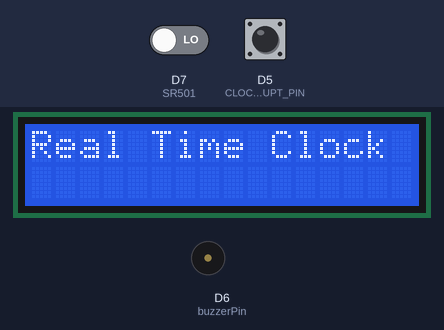
Recording of a sketch running on a simulated ESP8266 (NodeMCU). Parts: 16×2 character LCD, buzzer (waves = sounding, pin HIGH). Inputs (shaded band) come from the test bench; at power-on: D5 (CLOCK_INTERRUPT_PIN) HIGH, D7 (SR501) LOW. The local clock reads 2024-03-15 10:24:30 at power-on unless the sketch sets it; what the sketch prints to the serial monitor is not drawn.

Above: at 0.1 s.
At 4.2 s:
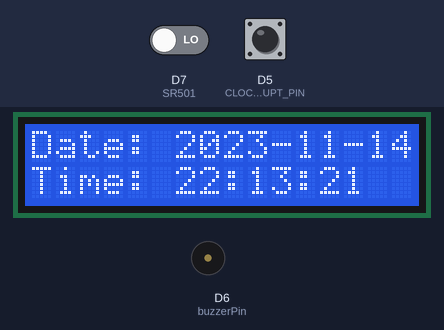
4.3 s: D5 (CLOCK_INTERRUPT_PIN) pulled LOW for 1.3 s
At 4.8 s:
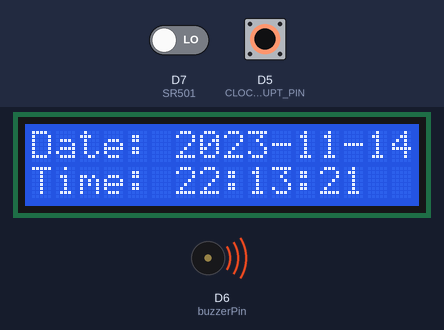
9.7 s: D7 (SR501) driven HIGH
12.8 s: D7 (SR501) driven LOW
Timing chart, 0 to 15.8 s (numbered marks = the images above; inputs shaded):
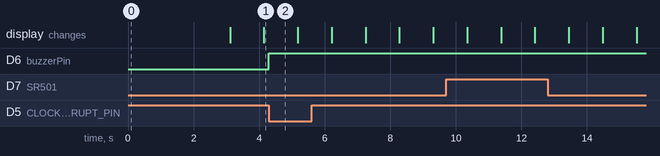

The sketch:

main.ino
```cpp
#include <LiquidCrystal_I2C.h>
#include "RTClib.h"
#include <Wire.h> // Library for I2C communication
#include <SPI.h>  // not used here, but needed to prevent a RTClib compile error

//others
#define buzzerPin D6
int f_stop_counting_timeUntilAlarm = 1;
int f_to_prevent_2nd_afjustment_if_any = 1;
const int sleep_cycle_duration = 120;
const int length_of_first_2_stages = 60;
int total_minute_after_adjust = 0;
int total_minutes_slept = 0;
int updated_hour = 0;
int updated_minute = 0;
int time_to_fall_asleep = 5;   //assume that an average being will fall asleep in 20 minutes

//defines variables for SR04
#define trigPin D4
#define echoPin D3
long duration;
int distance;

//defines variables for SR501
#define SR501 D7
int sleepyTime = 0;
bool state = false;

//defines variables for RTC
int Year = 2023;
int Month = 12;
int Day = 21;
int Hour = 11;
int Minute = 00;
int Second = 0;
#define CLOCK_INTERRUPT_PIN D5

// initialize object, class, etc
RTC_DS3231 RTC;
LiquidCrystal_I2C lcd = LiquidCrystal_I2C(0x27, 16, 2);    // set LCD address, number of columns and rows
DateTime startSleepingTime;
DateTime updatedAlarmTime;
TimeSpan timeUntilAlarm = 0;

void setup()
{
  //basic setup
  Serial.begin(57600);
  //buzzer
  pinMode(buzzerPin, OUTPUT);

  //SR04
  pinMode(trigPin,OUTPUT);   // trig phát tín hiệu    //setup for sr04
  pinMode(echoPin,INPUT);    // echo nhận tín hiệu

  //initialize LCD
  lcd.init();
  lcd.backlight();
  lcd.setCursor(0, 0);
  lcd.print("Real Time Clock");
  delay(3000);
  lcd.clear();

  //RTC
  RTC.begin();  // Init RTC
  RTC.adjust(DateTime(F(__DATE__), F(__TIME__)));  // Time and date is expanded to date and time on your computer at compiletime
  pinMode(CLOCK_INTERRUPT_PIN, INPUT_PULLUP);
  attachInterrupt(digitalPinToInterrupt(CLOCK_INTERRUPT_PIN), onAlarm, FALLING);
  RTC.clearAlarm(1);
  RTC.clearAlarm(2);
  RTC.disable32K();
  RTC.writeSqwPinMode(DS3231_OFF);
  RTC.disableAlarm(2);

  //SR501
  pinMode(SR501, INPUT);
}


void loop()
{
  DateTime now = RTC.now();

  DateTime alarmTime(Year, Month, Day, Hour, Minute, Second); // Year, Month, Day, Hour, Minute, Second

  if(!RTC.setAlarm1(alarmTime, DS3231_A1_Date)) // Set the mode for the alarm trigger
  {
    Serial.println("Error, alarm wasn't set!");
  }

  // Display on LCD & serial monitor
  displayDateTime(now);

  // Check for the alarm
  if (RTC.alarmFired(1))
  {
    Serial.println("Alarm occurred!");
    digitalWrite(buzzerPin, HIGH);
    Serial.println("Give me your hand to stop!");
    howToStop();
  }

  //now count sleep time
  countSleepyTime();

  // Calculate time until alarm only when sleepyTime has reached time_to_fall_asleep
  timeUntilAlarmFunction(alarmTime);

  //now update alarm time so no one wakes up at REM stage
  updateAlarm(alarmTime);

}

void displayDateTime(DateTime currentTime)
{
  //print to serial moniter
  Serial.print(currentTime.year(), DEC);
  Serial.print('/');
  Serial.print(currentTime.month(), DEC);
  Serial.print('/');
  Serial.print(currentTime.day(), DEC);
  Serial.print(' ');
  Serial.print(currentTime.hour(), DEC);
  Serial.print(':');
  Serial.print(currentTime.minute(), DEC);
  Serial.print(':');
  Serial.print(currentTime.second(), DEC);
  Serial.println();

  //then LCD
  lcd.clear(); // Clear the LCD

  lcd.setCursor(0, 0);
  lcd.print("Date: ");
  lcd.print(currentTime.year(), DEC);
  lcd.print("-");
  lcd.print(currentTime.month(), DEC);
  lcd.print("-");
  lcd.print(currentTime.day(), DEC);

  lcd.setCursor(0, 1);
  lcd.print("Time: ");
  lcd.print(currentTime.hour(), DEC);
  lcd.print(":");
  lcd.print(currentTime.minute(), DEC);
  lcd.print(":");
  lcd.print(currentTime.second(), DEC);

  delay(1000); // Delay to control LCD refresh rate
}

ICACHE_RAM_ATTR void onAlarm()
{
  Serial.println("Alarm occurred!");
  digitalWrite(D6, HIGH);
}

void howToStop()
{
  digitalWrite(trigPin, LOW);
  delayMicroseconds(2);
  digitalWrite(trigPin, HIGH);
  delayMicroseconds(10);
  digitalWrite(trigPin, LOW);

  duration = pulseIn(echoPin, HIGH);
  distance = int(duration / 2 / 29.412);

  // If the hand is within 20cm, stop the alarm
  if (distance < 20) {
    Serial.println("Hand detected. Stopping alarm.");
    RTC.clearAlarm(1);
    digitalWrite(D6, LOW); // Turn off the alarm indicator - buzzer
  }

  //set this to 0
  f_stop_counting_timeUntilAlarm = 0;
}

void countSleepyTime()
{
  if(digitalRead(SR501) == HIGH)
  {
    //Serial.println("Motion detected! Start counting!");
    state = true;
  }
  else{}

  if(state == true)
  {
    sleepyTime++;
    Serial.print("Time Slept: ");
    Serial.println(sleepyTime);
    Serial.println();

    if(sleepyTime < time_to_fall_asleep)
    {
      if(digitalRead(SR501) == HIGH)
      {
        sleepyTime = 0;
      }
    }

    if(sleepyTime == time_to_fall_asleep)
    {
      startSleepingTime = RTC.now();
      Serial.print("This is startSleepingTime value: ");
      Serial.print(startSleepingTime.hour(), DEC);
      Serial.print(':');
      Serial.print(startSleepingTime.minute(), DEC);
      Serial.print(':');
      Serial.print(startSleepingTime.second(), DEC);
      Serial.println();
    }

    if(digitalRead(SR501) == HIGH)
    {
        sleepyTime = sleepyTime - 1;
    }
  }
}

void timeUntilAlarmFunction(DateTime alarmTime)
{
  if(sleepyTime < time_to_fall_asleep)
  {
    Serial.print("Not yet");
    Serial.println();
  }
  else if(sleepyTime == time_to_fall_asleep)
  {
    timeUntilAlarm = alarmTime - startSleepingTime;
    Serial.print("Time until alarm: ");
    Serial.print(timeUntilAlarm.days());
    Serial.print(" days ");
    Serial.print(timeUntilAlarm.hours());
    Serial.print(" hours ");
    Serial.print(timeUntilAlarm.minutes()); // Minutes left
    Serial.print(" minutes ");
    Serial.println();
  }
  else
  {
    if(f_stop_counting_timeUntilAlarm)
    {
      TimeSpan timeLeftUntilAlarm = alarmTime - RTC.now();
      Serial.print("Time left until alarm: ");
      Serial.print(timeLeftUntilAlarm.days());
      Serial.print(" days ");
      Serial.print(timeLeftUntilAlarm.hours());
      Serial.print(" hours ");
      Serial.print(timeLeftUntilAlarm.minutes()); // Minutes left
      Serial.print(" minutes ");
      Serial.println();
    }
  }
}

void updateAlarm(DateTime alarmTime)
{
  if(f_to_prevent_2nd_afjustment_if_any)      //to update total_minutes_slept, if not, it will be overide with old value, not total_minute_after_adjust
  {
    total_minutes_slept = timeUntilAlarm.hours() * 60 + timeUntilAlarm.minutes();
  }
  if(total_minutes_slept != 0)
  {
    Serial.print("total_minutes_slept = ");
    Serial.print(total_minutes_slept);
    Serial.println();
  }

  if(total_minutes_slept % sleep_cycle_duration > length_of_first_2_stages && f_to_prevent_2nd_afjustment_if_any == 1)
  {
    Serial.print("Your alarm will be modified as such: ");
    Serial.println();
    f_to_prevent_2nd_afjustment_if_any = 0;

    total_minute_after_adjust = total_minutes_slept - ((total_minutes_slept % sleep_cycle_duration) - length_of_first_2_stages);
    Serial.print("total_minute_after_adjust = ");
    Serial.print(total_minute_after_adjust);
    Serial.println();
    total_minutes_slept = total_minute_after_adjust;

  updated_hour = total_minute_after_adjust / 60;
  updated_minute = total_minute_after_adjust % 60;

  //update alarm 1
  TimeSpan elapsed_time(0, updated_hour, updated_minute, 0);
  updatedAlarmTime = startSleepingTime + elapsed_time;
  RTC.setAlarm1(updatedAlarmTime, DS3231_A1_Date);

  Serial.print("This is old alarm time: ");
  Serial.print(alarmTime.year(), DEC);
  Serial.print('/');
  Serial.print(alarmTime.month(), DEC);
  Serial.print('/');
  Serial.print(alarmTime.day(), DEC);
  Serial.print(' ');
  Serial.print(alarmTime.hour(), DEC);
  Serial.print(':');
  Serial.print(alarmTime.minute(), DEC);
  Serial.print(':');
  Serial.print(alarmTime.second(), DEC);
  Serial.println();

  Serial.print("This is updated alarm time: ");
  Serial.print(updatedAlarmTime.year(), DEC);
  Serial.print('/');
  Serial.print(updatedAlarmTime.month(), DEC);
  Serial.print('/');
  Serial.print(updatedAlarmTime.day(), DEC);
  Serial.print(' ');
  Serial.print(updatedAlarmTime.hour(), DEC);
  Serial.print(':');
  Serial.print(updatedAlarmTime.minute(), DEC);
  Serial.print(':');
  Serial.print(updatedAlarmTime.second(), DEC);
  Serial.println();

  //this is a savage way to stop countdown since i cant figure out any other way
  timeUntilAlarmFunction(updatedAlarmTime);
  f_stop_counting_timeUntilAlarm = 0;
  }
}
```

Measured:
- after the input at 4.3 s, D6 (buzzerPin): LOW → HIGH at once
